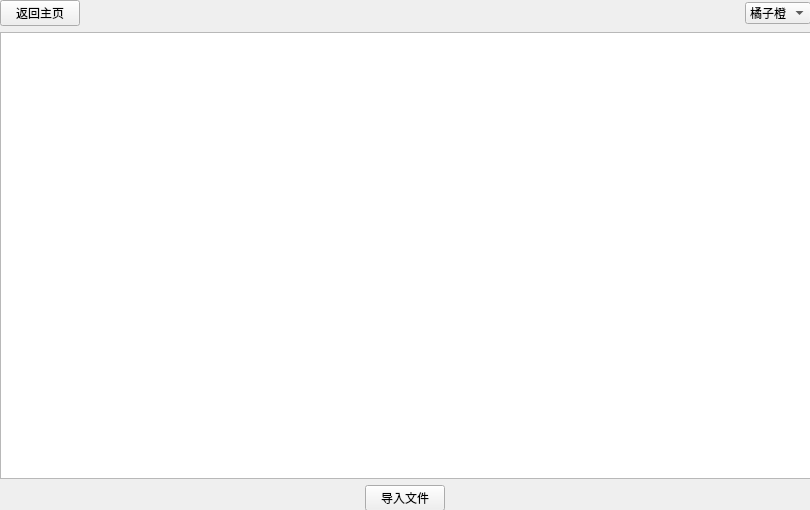
<?xml version="1.0" encoding="UTF-8"?>
<ui version="4.0">
 <class>Timetable</class>
 <widget class="QWidget" name="Timetable">
  <property name="geometry">
   <rect>
    <x>0</x>
    <y>0</y>
    <width>810</width>
    <height>510</height>
   </rect>
  </property>
  <property name="sizePolicy">
   <sizepolicy hsizetype="Preferred" vsizetype="Preferred">
    <horstretch>0</horstretch>
    <verstretch>0</verstretch>
   </sizepolicy>
  </property>
  <property name="windowTitle">
   <string>Form</string>
  </property>
  <widget class="QWidget" name="layoutWidget">
   <property name="geometry">
    <rect>
     <x>0</x>
     <y>0</y>
     <width>811</width>
     <height>511</height>
    </rect>
   </property>
   <layout class="QGridLayout" name="gridLayout">
    <property name="sizeConstraint">
     <enum>QLayout::SizeConstraint::SetDefaultConstraint</enum>
    </property>
    <item row="0" column="2" alignment="Qt::AlignmentFlag::AlignRight">
     <widget class="QComboBox" name="comboStyle">
      <property name="enabled">
       <bool>true</bool>
      </property>
      <property name="cursor">
       <cursorShape>OpenHandCursor</cursorShape>
      </property>
      <item>
       <property name="text">
        <string>橘子橙</string>
       </property>
      </item>
      <item>
       <property name="text">
        <string>樱花粉</string>
       </property>
      </item>
      <item>
       <property name="text">
        <string>晴空蓝</string>
       </property>
      </item>
      <item>
       <property name="text">
        <string>芋泥紫</string>
       </property>
      </item>
     </widget>
    </item>
    <item row="1" column="0" colspan="3">
     <widget class="QTableWidget" name="tableTimetable">
      <property name="cursor" stdset="0">
       <cursorShape>PointingHandCursor</cursorShape>
      </property>
     </widget>
    </item>
    <item row="0" column="1">
     <spacer name="horizontalSpacer_4">
      <property name="orientation">
       <enum>Qt::Orientation::Horizontal</enum>
      </property>
      <property name="sizeHint" stdset="0">
       <size>
        <width>40</width>
        <height>20</height>
       </size>
      </property>
     </spacer>
    </item>
    <item row="2" column="1" alignment="Qt::AlignmentFlag::AlignHCenter">
     <widget class="QPushButton" name="loadFileButton">
      <property name="sizePolicy">
       <sizepolicy hsizetype="Fixed" vsizetype="Fixed">
        <horstretch>0</horstretch>
        <verstretch>0</verstretch>
       </sizepolicy>
      </property>
      <property name="cursor">
       <cursorShape>PointingHandCursor</cursorShape>
      </property>
      <property name="text">
       <string>导入文件</string>
      </property>
     </widget>
    </item>
    <item row="2" column="2">
     <spacer name="horizontalSpacer_2">
      <property name="orientation">
       <enum>Qt::Orientation::Horizontal</enum>
      </property>
      <property name="sizeHint" stdset="0">
       <size>
        <width>40</width>
        <height>20</height>
       </size>
      </property>
     </spacer>
    </item>
    <item row="2" column="0">
     <spacer name="horizontalSpacer">
      <property name="orientation">
       <enum>Qt::Orientation::Horizontal</enum>
      </property>
      <property name="sizeHint" stdset="0">
       <size>
        <width>40</width>
        <height>20</height>
       </size>
      </property>
     </spacer>
    </item>
    <item row="0" column="0" alignment="Qt::AlignmentFlag::AlignLeft">
     <widget class="QPushButton" name="returnButton">
      <property name="sizePolicy">
       <sizepolicy hsizetype="Minimum" vsizetype="Fixed">
        <horstretch>0</horstretch>
        <verstretch>0</verstretch>
       </sizepolicy>
      </property>
      <property name="cursor">
       <cursorShape>PointingHandCursor</cursorShape>
      </property>
      <property name="text">
       <string>返回主页</string>
      </property>
     </widget>
    </item>
   </layout>
  </widget>
 </widget>
 <resources/>
 <connections/>
</ui>
